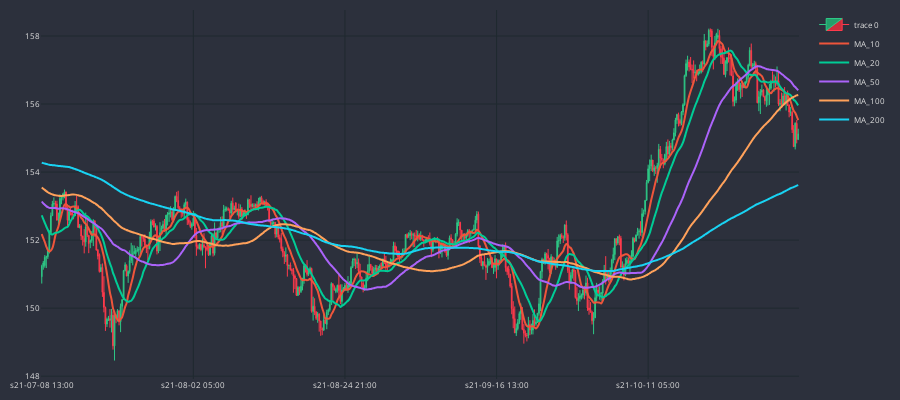

Notebook cell for this chart:
### Code cell
cp.show_plot(line_traces=traces)

### Figure 1 — Plotly figure (JSON) as saved in the notebook; plotly's stock layout.template omitted (floating-point values rounded to 4 significant figures; data arrays with more than 128 entries replaced by an {"elided": "..."} marker saying what was removed)
{"data": [{"close": {"elided": "500 float values"}, "decreasing": {"fillcolor": "#CC2E3C", "line": {"color": "#FF3A4C"}}, "high": {"elided": "500 float values"}, "increasing": {"fillcolor": "#24A06B", "line": {"color": "#2EC886"}}, "line": {"width": 1}, "low": {"elided": "500 float values"}, "opacity": 1, "open": {"elided": "500 float values"}, "type": "candlestick", "x": {"elided": "500 str values"}}, {"line": {"shape": "spline", "width": 2}, "name": "MA_10", "type": "scatter", "x": {"elided": "500 str values"}, "y": {"elided": "500 float values"}}, {"line": {"shape": "spline", "width": 2}, "name": "MA_20", "type": "scatter", "x": {"elided": "500 str values"}, "y": {"elided": "500 float values"}}, {"line": {"shape": "spline", "width": 2}, "name": "MA_50", "type": "scatter", "x": {"elided": "500 str values"}, "y": {"elided": "500 float values"}}, {"line": {"shape": "spline", "width": 2}, "name": "MA_100", "type": "scatter", "x": {"elided": "500 str values"}, "y": {"elided": "500 float values"}}, {"line": {"shape": "spline", "width": 2}, "name": "MA_200", "type": "scatter", "x": {"elided": "500 str values"}, "y": {"elided": "500 float values"}}], "layout": {"font": {"color": "#e1e1e1", "size": 8}, "height": 400, "margin": {"b": 10, "l": 10, "r": 10, "t": 10}, "paper_bgcolor": "#2c303c", "plot_bgcolor": "#2c303c", "width": 900, "xaxis": {"autorange": true, "gridcolor": "#1f292f", "nticks": 5, "range": [-0.5, 499.5], "rangeslider": {"visible": false, "yaxis": {}}, "type": "category"}, "yaxis": {"autorange": true, "gridcolor": "#1f292f", "range": [147.9, 158.8], "type": "linear"}}}
